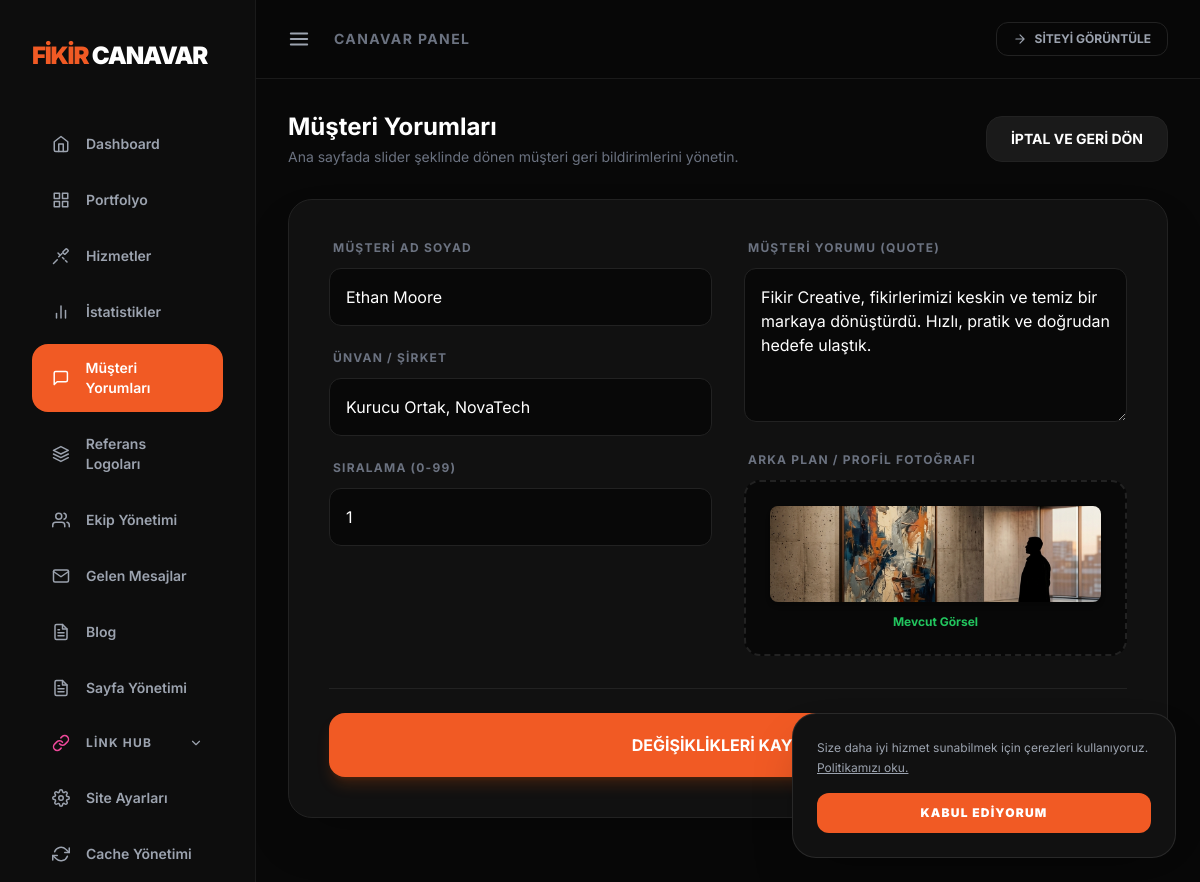
The page /admin/referanslar.php?action=edit&id=1 (signed in) on the database its author committed.
### tables this page shows
CREATE TABLE IF NOT EXISTS `referanslar` (
  `id` INT UNSIGNED AUTO_INCREMENT PRIMARY KEY,
  `isim` VARCHAR(160) NOT NULL,
  `unvan` VARCHAR(160) NOT NULL,
  `mesaj` TEXT NOT NULL,
  `foto` VARCHAR(1024) NULL,
  `sira` INT NOT NULL DEFAULT 0
);

### includes/db.php (called while the page is built, shortened)
<?php
if (!function_exists('getAdminAssetPath')) {
    function getAdminAssetPath($val) {
        $val = trim($val);
        return '../' . ltrim($val, '/');
    }
}

### admin/referanslar.php (the view, shortened to what this page needs)
<?php
require_once '../includes/db.php';
$action = $_GET['action'] ?? 'list';
$id = $_GET['id'] ?? null;
require_once 'header.php';
$edit_item = null;
if ($action === 'edit' && $id) {
    $stmt = $db->prepare("SELECT * FROM referanslar WHERE id = ?");
    $stmt->execute([$id]);
    $edit_item = $stmt->fetch();
}
$testimonials = $db->query("SELECT * FROM referanslar ORDER BY sira ASC, id DESC")->fetchAll();
?>
<div class="space-y-8">
    <div class="flex items-center justify-between">
        <div>
            <h2 class="text-2xl font-bold text-white">Müşteri Yorumları</h2>
            <p class="text-gray-500 text-sm mt-1">Ana sayfada slider şeklinde dönen müşteri geri bildirimlerini yönetin.</p>
        </div>
        <?php if ($action === 'list'): ?>
            <a href="referanslar.php?action=add" class="bg-[#F15A24] hover:bg-[#d84a1a] text-white px-6 py-3 rounded-2xl font-bold text-sm transition-all flex items-center gap-2">
                <svg xmlns="http://www.w3.org/2000/svg" width="18" height="18" viewBox="0 0 24 24" fill="none" stroke="currentColor" stroke-width="2" stroke-linecap="round" stroke-linejoin="round"><line x1="12" y1="5" x2="12" y2="19"/><line x1="5" y1="12" x2="19" y2="12"/></svg>
                YENİ YORUM EKLE
            </a>
        <?php else: ?>
            <a href="referanslar.php" class="bg-[#1a1a1a] border border-[#222] hover:bg-[#222] text-white px-6 py-3 rounded-2xl font-bold text-sm transition-all flex items-center gap-2">
                İPTAL VE GERİ DÖN
            </a>
        <?php endif; ?>
    </div>
    <?php if ($action === 'list'): ?>
        <div class="grid grid-cols-1 md:grid-cols-2 lg:grid-cols-3 gap-6">
            <?php if (empty($testimonials)): ?>
                <div class="col-span-full bg-[#111] border border-[#222] rounded-3xl p-10 text-center text-gray-500 italic">
                    Henüz bir müşteri yorumu eklenmemiş.
                </div>
            <?php endif; ?>
            <?php foreach ($testimonials as $t): ?>
            <div class="bg-[#111] border border-[#222] rounded-3xl flex flex-col group relative overflow-hidden transition-all hover:border-[#333]">
                <div class="absolute top-4 right-4 flex gap-2 opacity-0 group-hover:opacity-100 transition-opacity z-10">
                    <a href="referanslar.php?action=edit&id=<?php echo $t['id']; ?>" class="p-2 bg-[#1a1a1a] border border-[#333] hover:border-blue-500 text-white rounded-xl transition-all shadow-lg" title="Düzenle">
                        <svg xmlns="http://www.w3.org/2000/svg" width="16" height="16" viewBox="0 0 24 24" fill="none" stroke="currentColor" stroke-width="2" stroke-linecap="round" stroke-linejoin="round"><path d="M11 4H4a2 2 0 0 0-2 2v14a2 2 0 0 0 2 2h14a2 2 0 0 0 2-2v-7"/><path d="M18.5 2.5a2.121 2.121 0 0 1 3 3L12 15l-4 1 1-4 9.5-9.5z"/></svg>
                    </a>
                    <a href="referanslar.php?action=delete&id=<?php echo $t['id']; ?>" onclick="return confirm('Bu yorumu silmek istediğinize emin misiniz?')" class="p-2 bg-[#1a1a1a] border border-[#333] hover:border-red-500 text-white rounded-xl transition-all shadow-lg" title="Sil">
                        <svg xmlns="http://www.w3.org/2000/svg" width="16" height="16" viewBox="0 0 24 24" fill="none" stroke="currentColor" stroke-width="2" stroke-linecap="round" stroke-linejoin="round"><polyline points="3 6 5 6 21 6"/><path d="M19 6v14a2 2 0 0 1-2 2H7a2 2 0 0 1-2-2V6m3 0V4a2 2 0 0 1 2-2h4a2 2 0 0 1 2 2v2"/><line x1="10" y1="11" x2="10" y2="17"/><line x1="14" y1="11" x2="14" y2="17"/></svg>
                    </a>
                </div>
                <div class="h-48 w-full bg-[#1a1a1a] border-b border-[#222] relative overflow-hidden">
                    <?php if (!empty($t['foto'])): ?>
                        <img src="<?php echo getAdminAssetPath($t['foto']); ?>" alt="Foto" class="w-full h-full object-cover opacity-60 group-hover:opacity-100 transition-opacity">
                    <?php else: ?>
                        <div class="w-full h-full flex items-center justify-center text-gray-700 text-xs">Görsel Yok</div>
                    <?php endif; ?>
                </div>
                <div class="p-8 flex-1 flex flex-col justify-between">
                    <div class="space-y-4">
                        <p class="text-sm text-gray-400 italic leading-relaxed line-clamp-4">“<?php echo htmlspecialchars($t['mesaj']); ?>”</p>
                        <h3 class="text-white font-bold text-lg"><?php echo htmlspecialchars($t['isim']); ?></h3>
                        <p class="text-xs text-orange-500 font-semibold"><?php echo htmlspecialchars($t['unvan']); ?></p>
                    </div>
                    <div class="mt-6">
                        <span class="inline-block text-[10px] uppercase tracking-widest text-[#F15A24] font-bold bg-[#F15A24]/10 px-3 py-1 rounded-full">Sıra: <?php echo $t['sira']; ?></span>
                    </div>
                </div>
            </div>
            <?php endforeach; ?>
        </div>
    <?php else: ?>
        <div class="max-w-4xl mx-auto">
            <form method="POST" enctype="multipart/form-data" class="bg-[#111] border border-[#222] p-10 rounded-3xl space-y-8 shadow-2xl">
                <div class="grid grid-cols-1 md:grid-cols-2 gap-8">
                    <div class="space-y-6">
                        <div>
                            <label class="block text-xs uppercase tracking-widest text-gray-500 font-bold mb-3 pl-1">Müşteri Ad Soyad</label>
                            <input type="text" name="isim" value="<?php echo htmlspecialchars($edit_item['isim'] ?? ''); ?>" required
                                   class="w-full bg-[#080808] border border-[#222] text-white p-4 rounded-xl focus:border-[#F15A24] outline-none transition-all">
                        </div>
                        <div>
                            <label class="block text-xs uppercase tracking-widest text-gray-500 font-bold mb-3 pl-1">Ünvan / Şirket</label>
                            <input type="text" name="unvan" value="<?php echo htmlspecialchars($edit_item['unvan'] ?? ''); ?>" required placeholder="Örn: Kurucu Ortak, NovaTech"
                                   class="w-full bg-[#080808] border border-[#222] text-white p-4 rounded-xl focus:border-[#F15A24] outline-none transition-all">
                        </div>
                        <div>
                            <label class="block text-xs uppercase tracking-widest text-gray-500 font-bold mb-3 pl-1">Sıralama (0-99)</label>
                            <input type="number" name="sira" value="<?php echo htmlspecialchars($edit_item['sira'] ?? '0'); ?>"
                                   class="w-full bg-[#080808] border border-[#222] text-white p-4 rounded-xl focus:border-[#F15A24] outline-none transition-all">
                        </div>
                    </div>
                    <div class="space-y-6">
                        <div>
                            <label class="block text-xs uppercase tracking-widest text-gray-500 font-bold mb-3 pl-1">Müşteri Yorumu (Quote)</label>
                            <textarea name="mesaj" rows="5" required
                                      class="w-full bg-[#080808] border border-[#222] text-white p-4 rounded-xl focus:border-[#F15A24] outline-none transition-all"><?php echo htmlspecialchars($edit_item['mesaj'] ?? ''); ?></textarea>
                        </div>
                        <div>
                            <label class="block text-xs uppercase tracking-widest text-gray-500 font-bold mb-3 pl-1">Arka Plan / Profil Fotoğrafı</label>
                            <div class="bg-[#080808] border-2 border-dashed border-[#222] rounded-2xl p-6 text-center relative hover:border-[#F15A24] transition-colors group h-44 flex flex-col items-center justify-center">
                                <div class="flex flex-col items-center justify-center gap-2 w-full h-full">
                                    <?php if (isset($edit_item['foto']) && !empty($edit_item['foto'])): ?>
                                        <img src="<?php echo getAdminAssetPath($edit_item['foto']); ?>" class="w-full h-24 object-cover rounded-lg shadow-md mb-1">
                                        <span class="text-xs text-green-500 font-bold">Mevcut Görsel</span>
                                    <?php endif; ?>
                                </div>
                            </div>
                        </div>
                    </div>
                </div>
                <div class="pt-6 border-t border-[#222]">
                    <button type="submit" class="w-full bg-[#F15A24] hover:bg-[#d84a1a] text-white font-bold py-5 rounded-2xl transition-all shadow-lg shadow-orange-600/20">
                        <?php echo $id ? 'DEĞİŞİKLİKLERİ KAYDET' : 'YORUMU YAYINLA'; ?>
                    </button>
                </div>
            </form>
        </div>
    <?php endif; ?>
</div>
<?php require_once 'footer.php'; ?>

### admin/header.php (style rules this page uses)
body { font-family: 'Inter', sans-serif; background-color: #0d0d0d; color: #fff; }

### rows shown on the page
referanslar: isim "Ethan Moore", unvan "Kurucu Ortak, NovaTech", sira "1", mesaj "Fikir Creative, fikirlerimizi keskin ve temiz bir markaya dönüştürdü. Hızlı, pratik ve doğrudan hedefe ulaştık.", foto (picture)
